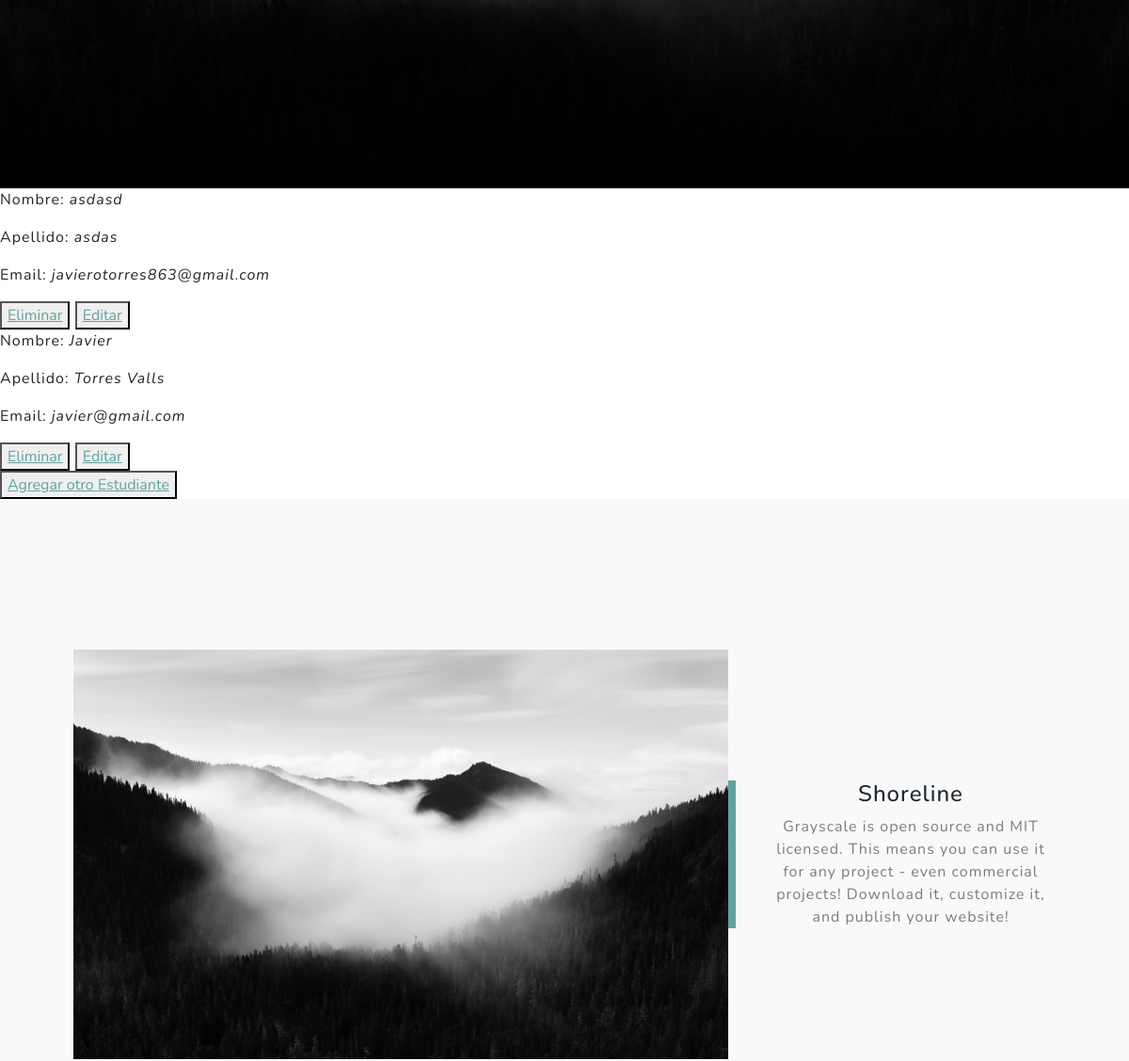
The page /AppCoder/estudiante/lista/ (middle part) on the database as committed earlier.
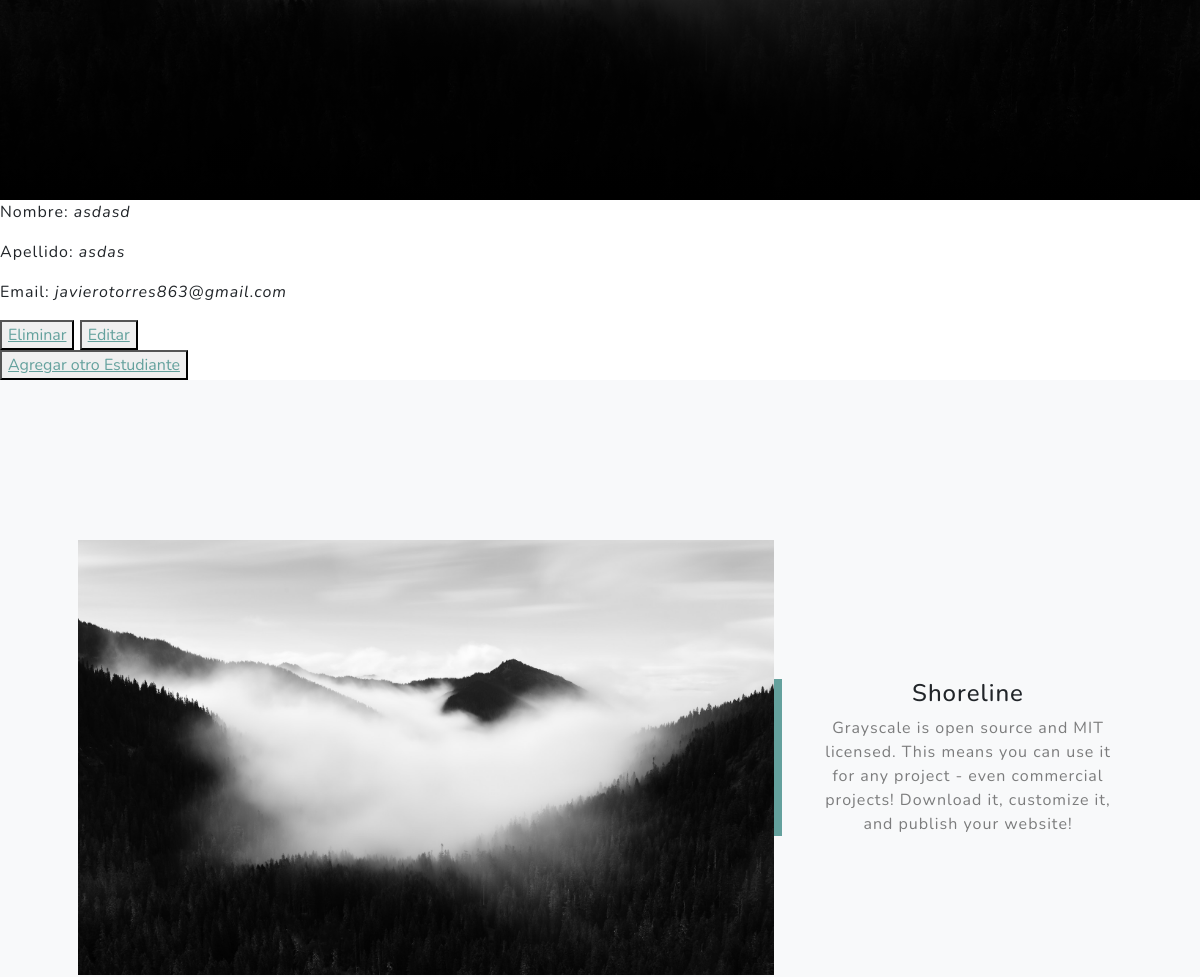
The same page on the database as committed later.
### AppCoder/models.py (models this page shows, shortened)
class Estudiante(models.Model):
    nombre = models.CharField(max_length=30)
    apellido = models.CharField(max_length=30)
    email = models.EmailField()

### AppCoder/views_clases.py (the view)
# urls.py: path('estudiante/lista/', views_clases.EstudianteListView.as_view(), name='EstudianteList'),
class EstudianteListView(ListView):
    model = Estudiante
    context_object_name = "estudiantes"
    template_name = "appCoder/Vistas_Clases/estudiantes_list.html"

### AppCoder/templates/appcoder/Vistas_Clases/estudiantes_list.html (shortened to what this page needs)
<!DOCTYPE html>
<html lang="en">
<head>
</head>
<body>
    {% extends "AppCoder/index.html" %}
    {%load static %}
    {%block quecambia %}
    {% for p in estudiantes %}
    <p>Nombre: <i>{{ p.nombre }}</i></p>
    <p>Apellido: <i>{{ p.apellido }}</i></p>
    <p>Email: <i>{{ p.email }}</i></p>
    <button>
        <a href="{% url 'EstudianteDelete' p.id %}"> Eliminar</a>
    </button>
    <button>
        <a href="{% url 'EstudianteEdit' p.id %}">Editar</a>
    </button>
{% endfor %}
<br>
<button>
<a href="{% url 'New' %}">Agregar otro Estudiante</a>
</button>
    {%endblock%}

Rows that differ between the two databases and show on the page:
removed Estudiante: nombre "Javier", apellido "Torres Valls", email "javier@gmail.com"
